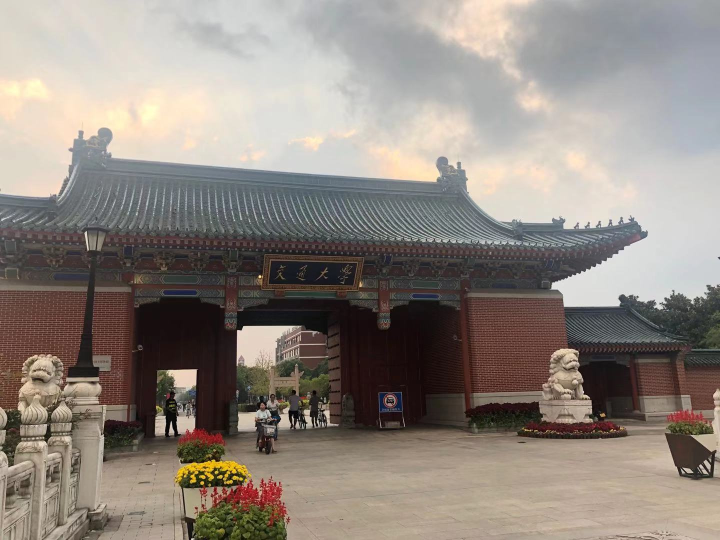
#> input picture imgs/0003.jpg, 1440 x 1080 px, given in place of t009.jpg, which was not available (shown at 1/2 size)
$ python main.py
#> lines starting #> are read from the running program, lines starting #| are printed output that depends on the picture; pictures that were not available may be replaced by others from this repository, and a replacement may not be noted
### seam_carving.py
import numpy as np
import cv2
from matplotlib import pyplot as plt


class SeamCarver:
    def __init__(self, filename, out_height, out_width, protect_mask='', object_mask='', demo=False, fast_mode=False):
        # 参数初始化
#> called with filename = 'imgs/t009.jpg', out_height = 400, out_width = 400, protect_mask = 'imgs/t009_mask.png', object_mask = '', demo = False, fast_mode = False
        self.filename = filename
        self.out_height = out_height
        self.out_width = out_width
        self.demo = demo
        self.fast_mode = fast_mode

        # for object removal to see clearly
        self.number_of_carving = 0

        # 读图片
        self.in_image = cv2.imread(filename, 1).astype(np.float64)
        #self.in_image = cv2.cvtColor(self.in_image, cv2.COLOR_BGR2RGB)
        self.in_image = np.array(self.in_image).astype(np.float64)
        self.in_height, self.in_width = self.in_image.shape[: 2]
#> self.in_height = 1080; self.in_width = 1440

        # 初始化输出图片
        self.out_image = np.copy(self.in_image)

        # 模式选择
        # 这部分是不是考虑直接省去？可以直接用相关的函数。
        # 当然，没时间就懒得改动了。
        self.object = (object_mask != '')
        if self.object:
            # 注意这里读入mask是灰度图，下面protect同理
            self.mask = cv2.imread(object_mask, 0).astype(np.float16)
#            self.mask = 255 - self.mask
            self.protect = False

        self.protect = (protect_mask != '')
        if self.protect:
            if self.object:
                protect = cv2.imread(protect_mask, 0).astype(np.float16)
                self.mask = self.mask - protect
            else:
                self.mask = cv2.imread(protect_mask, 0).astype(np.uint8)
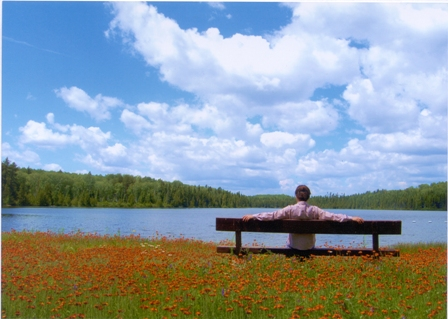
#> input picture imgs/bench.jpg, 448 x 319 px, given in place of t009_mask.png, which was not available
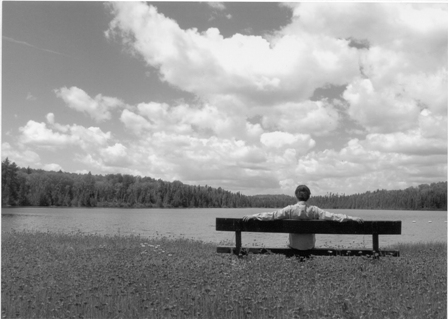
#> self.mask: shape (319, 448); min 2, max 255, mean 151
        # 能量图计算中所用到的核
        self.kernel_x = np.array(
            [[0., 0., 0.],
            [-1., 0., 1.],
            [0., 0., 0.]], dtype=np.float64)
        self.kernel_y_left = np.array(
            [[0., 0., 0.],
            [0., 0., 1.],
            [0., -1., 0.]], dtype=np.float64)
        self.kernel_y_right = np.array(
            [[0., 0., 0.],
            [1., 0., 0.],
            [0., -1., 0.]], dtype=np.float64)

        # the constant used to minimize energy
        self.constant = 1e10
        self.penalty = 1e10

        # 开始计算
        self.start()


    def start(self):
        '''
        所有流程的开始函数
        '''
        if self.object:
            self.object_removal()
        else:
            self.seams_carving()
        print('Progress finished!')
        if self.demo:
            self.show_pics()

    # [18 lines left out: function show_pics, not called in this run]

    def seams_carving(self):
        '''
        包含了除object_removal之外的操作
        即所有的尺寸变化操作的集合
        '''
        # calculate number of rows and columns needed to be inserted or removed
        delta_row, delta_col = int(self.out_height - self.in_height), int(self.out_width - self.in_width)
#> delta_row = -680; delta_col = -1040

        # remove column
        if delta_col < 0:
            self.seams_removal(delta_col * -1)
        # insert column
        elif delta_col > 0:
            self.seams_insertion(delta_col)

        # remove row
        if delta_row < 0:
            self.out_image = self.rotate_image(self.out_image, 1)
            if self.protect:
                self.mask = self.rotate_mask(self.mask, 1)
            self.seams_removal(delta_row * -1)
            self.out_image = self.rotate_image(self.out_image, 0)
        # insert row
        elif delta_row > 0:
            self.out_image = self.rotate_image(self.out_image, 1)
            if self.protect:
                self.mask = self.rotate_mask(self.mask, 1)
            self.seams_insertion(delta_row)
            self.out_image = self.rotate_image(self.out_image, 0)

    # [50 lines left out: function object_removal, not called in this run]
            #self.mask = self.rotate_mask(self.mask, 0)


    def seams_removal(self, num_pixel):
        '''
        seam carving函数所需要使用的
        单独移除seam
        '''
#> called with num_pixel = 1040
        if self.fast_mode:
            '''
            加速版本，计算一次energy map寻找多条seam
            '''
            if self.protect:
                self.num_pixel = num_pixel
                while True:
                    energy_map = self.calc_energy_map()
                    energy_map[np.where(self.mask > 0)] += self.constant
                    cumulative_map = self.cumulative_map_forward(energy_map)
                    seam_records, num_seam = self.find_seam(cumulative_map, self.fast_mode, True)
                    for seam_idx in seam_records:
                        assert np.max(seam_idx) < self.out_image.shape[1]
                        self.delete_seam(seam_idx)
                        self.delete_seam_on_mask(seam_idx)
                        seam_records[seam_records>seam_idx] -= 1
                    self.num_pixel = self.num_pixel - (num_seam+1)
                    if self.num_pixel == 0:
                        break

            else:
                self.num_pixel = num_pixel
                while True:
                    energy_map = self.calc_energy_map()
                    cumulative_map = self.cumulative_map_forward(energy_map)
                    seam_records, num_seam = self.find_seam(cumulative_map, self.fast_mode)
                    for seam_idx in seam_records:
                        assert np.max(seam_idx) < self.out_image.shape[1]
                        self.delete_seam(seam_idx)
                        seam_records[seam_records>seam_idx] -= 1
                    self.num_pixel = self.num_pixel - (num_seam+1)
                    if self.num_pixel == 0:
                        break
        else:
            if self.protect:
                for dummy in range(num_pixel):
                    energy_map = self.calc_energy_map()
                    energy_map[np.where(self.mask > 0)] += self.constant
                    cumulative_map = self.cumulative_map_forward(energy_map)
                    seam_idx = self.find_seam(cumulative_map)
                    self.delete_seam(seam_idx)
                    self.delete_seam_on_mask(seam_idx)
#> this loop made 1 pass
#> pass 1, in calc_energy_map, `b, g, r = cv2.split(self.out_image)`:
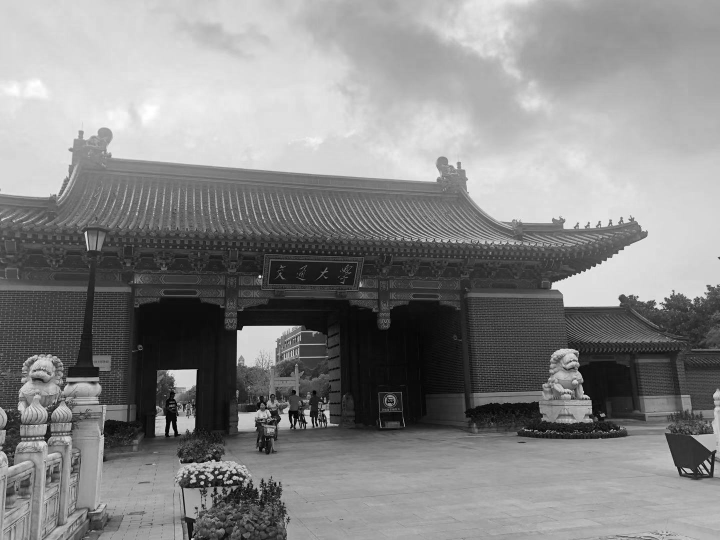
#> g: shape (1080, 1440) float64 (shown at 1/2 size); min 0, max 255, mean 134.8
#> pass 1, in calc_energy_map, `b, g, r = cv2.split(self.out_image)`:
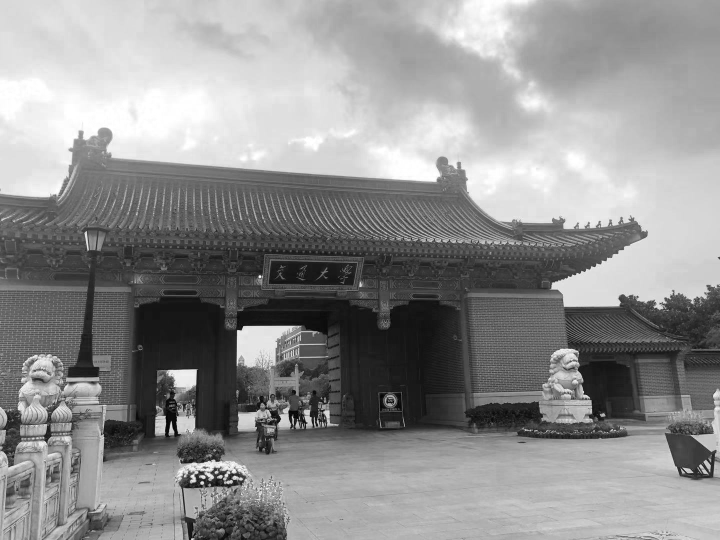
#> r: shape (1080, 1440) float64 (shown at 1/2 size); min 0, max 255, mean 143.6
#> pass 1, in calc_energy_map, `b_energy = np.absolute(cv2.Scharr(b, -1, 1, 0)) + np.absolute(cv2.Scha..`:
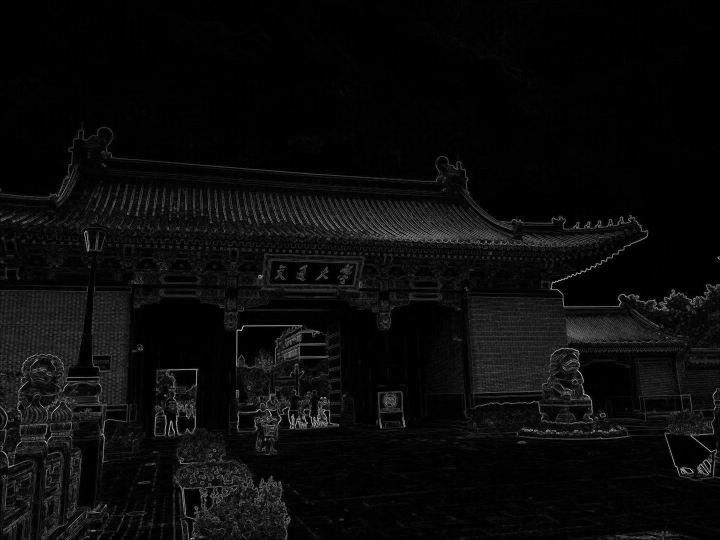
#> b_energy: shape (1080, 1440) float64 (shown at 1/2 size); min 0, max 5138, mean 223.2; drawn with min black and max white
#> after the loop:
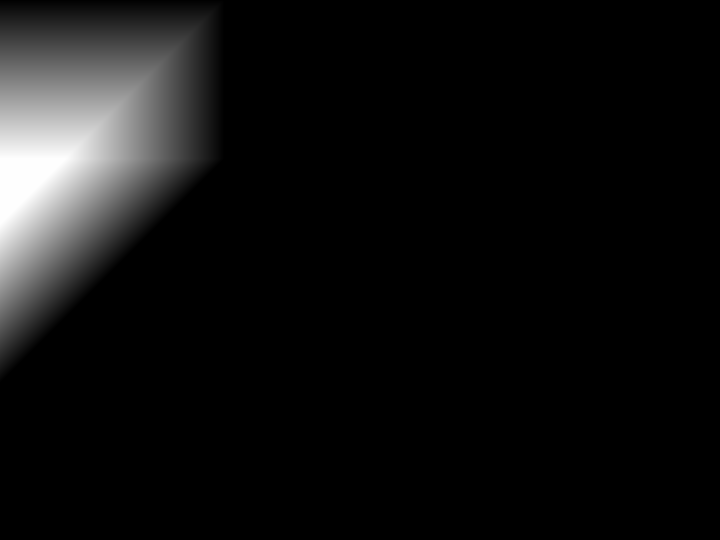
#> cumulative_map: shape (1080, 1440) float64 (shown at 1/2 size); min 0, max 3.19e+12, mean 2.06e+11; drawn with min black and max white
#> after the loop:
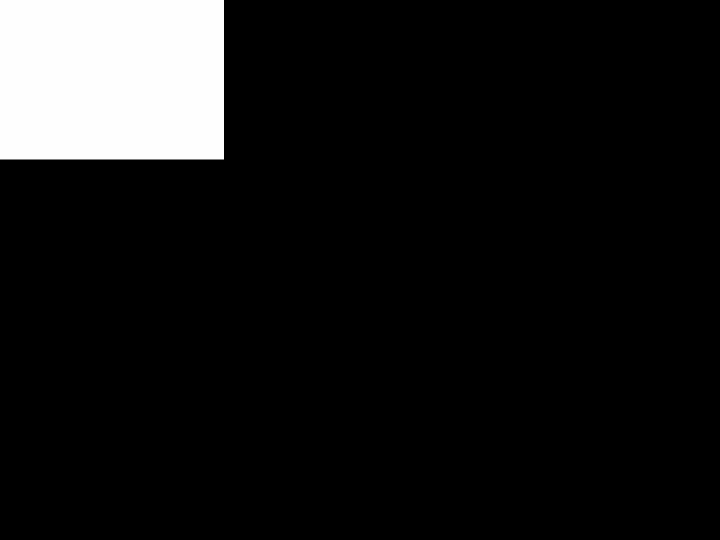
#> energy_map: shape (1080, 1440) float64 (shown at 1/2 size); min 0, max 1e+10, mean 918930717.6; drawn with min black and max white
            else:
                for dummy in range(num_pixel):
                    energy_map = self.calc_energy_map()
                    cumulative_map = self.cumulative_map_forward(energy_map)
                    seam_idx = self.find_seam(cumulative_map)
                    self.delete_seam(seam_idx)


    # [96 lines left out: function seams_insertion, not called in this run]


    def calc_energy_map(self):
        '''
        计算此时的能量势函数
        '''
        b, g, r = cv2.split(self.out_image)
        b_energy = np.absolute(cv2.Scharr(b, -1, 1, 0)) + np.absolute(cv2.Scharr(b, -1, 0, 1))
        g_energy = np.absolute(cv2.Scharr(g, -1, 1, 0)) + np.absolute(cv2.Scharr(g, -1, 0, 1))
        r_energy = np.absolute(cv2.Scharr(r, -1, 1, 0)) + np.absolute(cv2.Scharr(r, -1, 0, 1))
        return b_energy + g_energy + r_energy


    # [12 lines left out: function cumulative_map_backward, not called in this run]


    def cumulative_map_forward(self, energy_map):
        '''
        前向传播
        用于移除seam的操作
        '''
        matrix_x = self.calc_neighbor_matrix(self.kernel_x)
        matrix_y_left = self.calc_neighbor_matrix(self.kernel_y_left)
        matrix_y_right = self.calc_neighbor_matrix(self.kernel_y_right)

        m, n = energy_map.shape
        output = np.copy(energy_map)
        for row in range(1, m):
            for col in range(n):
                if col == 0:
                    e_right = output[row - 1, col + 1] + matrix_x[row - 1, col + 1] + matrix_y_right[row - 1, col + 1]
                    e_up = output[row - 1, col] + matrix_x[row - 1, col]
                    output[row, col] = energy_map[row, col] + min(e_right, e_up)
                elif col == n - 1:
                    e_left = output[row - 1, col - 1] + matrix_x[row - 1, col - 1] + matrix_y_left[row - 1, col - 1]
                    e_up = output[row - 1, col] + matrix_x[row - 1, col]
                    output[row, col] = energy_map[row, col] + min(e_left, e_up)
                else:
                    e_left = output[row - 1, col - 1] + matrix_x[row - 1, col - 1] + matrix_y_left[row - 1, col - 1]
                    e_right = output[row - 1, col + 1] + matrix_x[row - 1, col + 1] + matrix_y_right[row - 1, col + 1]
                    e_up = output[row - 1, col] + matrix_x[row - 1, col]
                    output[row, col] = energy_map[row, col] + min(e_left, e_right, e_up)
        return output


    def calc_neighbor_matrix(self, kernel):
        b, g, r = cv2.split(self.out_image)
        output = np.absolute(cv2.filter2D(b, -1, kernel=kernel)) + \
                 np.absolute(cv2.filter2D(g, -1, kernel=kernel)) + \
                 np.absolute(cv2.filter2D(r, -1, kernel=kernel))
        return output


    # [23 lines left out: function fast_process_pixel, not called in this run]


    def find_seam(self, cumulative_map, fast_mode=False, insertion=False):
        '''
        找到能量最小的那个seam
        '''
        if fast_mode:
            '''
            加速版本，对于输入的energy map，动态寻找多条seam，
            直到达到终止条件，或达到一定阈值需要重新计算energy map
            '''
            mask = np.zeros_like(cumulative_map)
            print(mask.shape)
            m, n = cumulative_map.shape
            output = np.zeros((m, self.num_pixel), dtype=np.uint32)
            rank = list(np.argsort(cumulative_map[-1]))
            if insertion:
                rank = rank[:2*self.num_pixel]
            for idx in range(self.num_pixel):
#                print(idx)
                row = m
                prev = np.sum(mask)
                while True:
                    if row == 0:
                        mask[row, col] = 1
                        break
                    if row == m:
                        try:
                            col = rank.pop(0)
                        except:
                            return output[:, : idx].transpose(), idx-1
                        if (cumulative_map[-1, col]-np.min(cumulative_map[-1])) > 1e3:
                            return output[:, :idx].transpose(), idx-1
                        row = row - 1
                        output[row, idx] = col
                        mask[row, col] = 1
                    else:
                        success, row, col = self.fast_process_pixel(row, col, mask, cumulative_map, insertion)
                        if success:
                            output[row, idx] = col
                        if not success:
                            col = output[row, idx] if row < m else 0
                if np.sum(mask) - prev > 10 * m:
                    return output[:, : idx].transpose(), idx-1
            return output.transpose(), idx
        else:
            m, n = cumulative_map.shape
            output = np.zeros((m,), dtype=np.uint32)
            output[-1] = np.argmin(cumulative_map[-1])
            for row in range(m - 2, -1, -1):
                prv_x = output[row + 1]
                if prv_x == 0:
                    output[row] = np.argmin(cumulative_map[row, : 2])
                else:
                    output[row] = np.argmin(cumulative_map[row, prv_x - 1: min(prv_x + 2, n - 1)]) + prv_x - 1
            return output


    def delete_seam(self, seam_idx):
        '''
        删除一个seam
        '''

        m, n = self.out_image.shape[: 2]
        output = np.zeros((m, n - 1, 3))
        for row in range(m):
            col = seam_idx[row]
            output[row, :, 0] = np.delete(self.out_image[row, :, 0], [col])
            output[row, :, 1] = np.delete(self.out_image[row, :, 1], [col])
            output[row, :, 2] = np.delete(self.out_image[row, :, 2], [col])
        self.out_image = np.copy(output)


    # [61 lines left out: functions add_seam, update_seams, rotate_image, rotate_mask, not called in this run]


    def delete_seam_on_mask(self, seam_idx):
        '''
        在mask当中删除一个seam
        '''
        m, n = self.mask.shape
        output = np.zeros((m, n - 1))
        for row in range(m):
            col = seam_idx[row]
#> (the run stopped early here; a loop or call above may not have finished)
